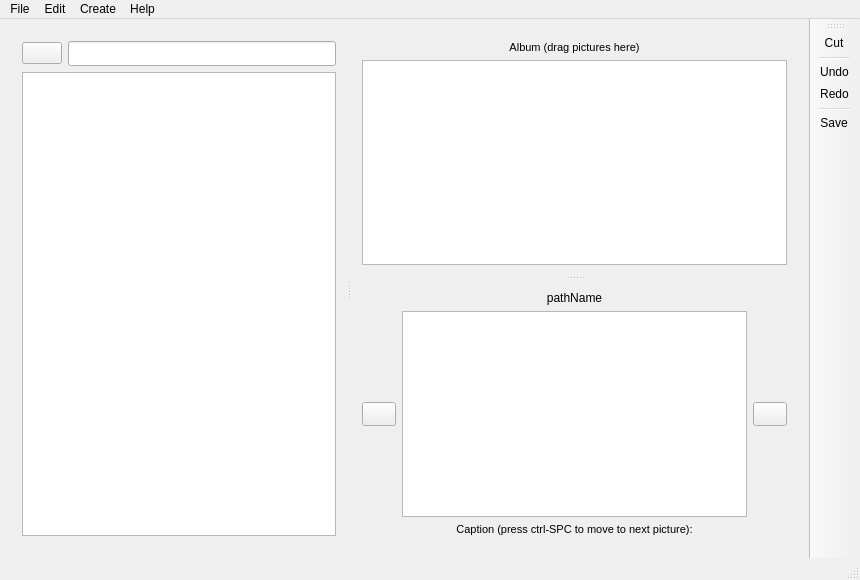
<?xml version="1.0" encoding="UTF-8"?>
<ui version="4.0">
 <class>AlbumCreator</class>
 <widget class="QMainWindow" name="AlbumCreator">
  <property name="geometry">
   <rect>
    <x>0</x>
    <y>0</y>
    <width>860</width>
    <height>580</height>
   </rect>
  </property>
  <property name="minimumSize">
   <size>
    <width>720</width>
    <height>480</height>
   </size>
  </property>
  <property name="maximumSize">
   <size>
    <width>8192</width>
    <height>8192</height>
   </size>
  </property>
  <property name="windowTitle">
   <string>AlbumCreator</string>
  </property>
  <widget class="QWidget" name="centralWidget">
   <property name="sizePolicy">
    <sizepolicy hsizetype="MinimumExpanding" vsizetype="MinimumExpanding">
     <horstretch>0</horstretch>
     <verstretch>0</verstretch>
    </sizepolicy>
   </property>
   <property name="minimumSize">
    <size>
     <width>640</width>
     <height>400</height>
    </size>
   </property>
   <property name="maximumSize">
    <size>
     <width>8192</width>
     <height>6134</height>
    </size>
   </property>
   <layout class="QHBoxLayout" name="horizontalLayout">
    <item>
     <widget class="QSplitter" name="mainSplitter">
      <property name="orientation">
       <enum>Qt::Horizontal</enum>
      </property>
      <widget class="QWidget" name="layoutWidget1">
       <layout class="QVBoxLayout" name="sourceImagePane">
        <item>
         <layout class="QHBoxLayout" name="pathSelectionPane">
          <item>
           <widget class="QPushButton" name="parentDirButton">
            <property name="minimumSize">
             <size>
              <width>20</width>
              <height>16</height>
             </size>
            </property>
            <property name="toolTip">
             <string extracomment="change to parent directory"/>
            </property>
            <property name="text">
             <string/>
            </property>
            <property name="icon">
             <iconset resource="albumcreator_gui.qrc">
              <normaloff>:/:/images/1uparrow.png</normaloff>:/:/images/1uparrow.png</iconset>
            </property>
           </widget>
          </item>
          <item>
           <widget class="QLineEdit" name="pathField">
            <property name="minimumSize">
             <size>
              <width>40</width>
              <height>25</height>
             </size>
            </property>
           </widget>
          </item>
         </layout>
        </item>
        <item>
         <widget class="FileBrowserListView" name="fileBrowser">
          <property name="minimumSize">
           <size>
            <width>180</width>
            <height>160</height>
           </size>
          </property>
          <property name="acceptDrops">
           <bool>false</bool>
          </property>
          <property name="showDropIndicator" stdset="0">
           <bool>false</bool>
          </property>
          <property name="dragEnabled">
           <bool>true</bool>
          </property>
          <property name="dragDropOverwriteMode">
           <bool>false</bool>
          </property>
          <property name="dragDropMode">
           <enum>QAbstractItemView::DragDrop</enum>
          </property>
          <property name="defaultDropAction">
           <enum>Qt::IgnoreAction</enum>
          </property>
          <property name="selectionMode">
           <enum>QAbstractItemView::ExtendedSelection</enum>
          </property>
          <property name="iconSize">
           <size>
            <width>100</width>
            <height>75</height>
           </size>
          </property>
          <property name="movement">
           <enum>QListView::Snap</enum>
          </property>
          <property name="resizeMode">
           <enum>QListView::Adjust</enum>
          </property>
          <property name="layoutMode">
           <enum>QListView::Batched</enum>
          </property>
          <property name="spacing">
           <number>2</number>
          </property>
          <property name="gridSize">
           <size>
            <width>120</width>
            <height>100</height>
           </size>
          </property>
          <property name="viewMode">
           <enum>QListView::IconMode</enum>
          </property>
          <property name="uniformItemSizes">
           <bool>true</bool>
          </property>
         </widget>
        </item>
       </layout>
      </widget>
      <widget class="QSplitter" name="destImagePane">
       <property name="orientation">
        <enum>Qt::Vertical</enum>
       </property>
       <widget class="QWidget" name="layoutWidget2">
        <layout class="QVBoxLayout" name="albumBlock">
         <item>
          <widget class="QLabel" name="albumLabel">
           <property name="minimumSize">
            <size>
             <width>200</width>
             <height>12</height>
            </size>
           </property>
           <property name="font">
            <font>
             <pointsize>8</pointsize>
            </font>
           </property>
           <property name="text">
            <string>Album (drag pictures here)</string>
           </property>
           <property name="alignment">
            <set>Qt::AlignCenter</set>
           </property>
          </widget>
         </item>
         <item>
          <widget class="AlbumView" name="albumView">
           <property name="acceptDrops">
            <bool>true</bool>
           </property>
           <property name="dragDropMode">
            <enum>QAbstractItemView::DragDrop</enum>
           </property>
           <property name="defaultDropAction">
            <enum>Qt::MoveAction</enum>
           </property>
           <property name="selectionMode">
            <enum>QAbstractItemView::ExtendedSelection</enum>
           </property>
           <property name="iconSize">
            <size>
             <width>160</width>
             <height>160</height>
            </size>
           </property>
           <property name="movement">
            <enum>QListView::Snap</enum>
           </property>
           <property name="resizeMode">
            <enum>QListView::Adjust</enum>
           </property>
           <property name="layoutMode">
            <enum>QListView::Batched</enum>
           </property>
           <property name="gridSize">
            <size>
             <width>180</width>
             <height>180</height>
            </size>
           </property>
           <property name="viewMode">
            <enum>QListView::IconMode</enum>
           </property>
          </widget>
         </item>
        </layout>
       </widget>
       <widget class="QWidget" name="layoutWidget3">
        <layout class="QVBoxLayout" name="captionBlock" stretch="1,3,0">
         <item>
          <widget class="QLabel" name="originalPath">
           <property name="sizePolicy">
            <sizepolicy hsizetype="Expanding" vsizetype="Fixed">
             <horstretch>0</horstretch>
             <verstretch>0</verstretch>
            </sizepolicy>
           </property>
           <property name="minimumSize">
            <size>
             <width>80</width>
             <height>12</height>
            </size>
           </property>
           <property name="text">
            <string>pathName</string>
           </property>
           <property name="textFormat">
            <enum>Qt::PlainText</enum>
           </property>
           <property name="alignment">
            <set>Qt::AlignCenter</set>
           </property>
          </widget>
         </item>
         <item>
          <layout class="QHBoxLayout" name="captionWidgets" stretch="1,10,1">
           <item>
            <widget class="QPushButton" name="back">
             <property name="minimumSize">
              <size>
               <width>24</width>
               <height>24</height>
              </size>
             </property>
             <property name="text">
              <string/>
             </property>
             <property name="icon">
              <iconset resource="albumcreator_gui.qrc">
               <normaloff>:/:/images/1leftarrow.png</normaloff>:/:/images/1leftarrow.png</iconset>
             </property>
             <property name="shortcut">
              <string>Ctrl+Left</string>
             </property>
             <property name="flat">
              <bool>false</bool>
             </property>
            </widget>
           </item>
           <item>
            <widget class="QPlainTextEdit" name="captionEdit">
             <property name="sizePolicy">
              <sizepolicy hsizetype="Preferred" vsizetype="Expanding">
               <horstretch>0</horstretch>
               <verstretch>0</verstretch>
              </sizepolicy>
             </property>
             <property name="minimumSize">
              <size>
               <width>120</width>
               <height>48</height>
              </size>
             </property>
             <property name="baseSize">
              <size>
               <width>0</width>
               <height>48</height>
              </size>
             </property>
            </widget>
           </item>
           <item>
            <widget class="QPushButton" name="forward">
             <property name="minimumSize">
              <size>
               <width>24</width>
               <height>24</height>
              </size>
             </property>
             <property name="icon">
              <iconset resource="albumcreator_gui.qrc">
               <normaloff>:/:/images/1rightarrow.png</normaloff>:/:/images/1rightarrow.png</iconset>
             </property>
             <property name="shortcut">
              <string>Ctrl+Space</string>
             </property>
            </widget>
           </item>
          </layout>
         </item>
         <item>
          <widget class="QLabel" name="cpationLabel">
           <property name="sizePolicy">
            <sizepolicy hsizetype="Expanding" vsizetype="Fixed">
             <horstretch>0</horstretch>
             <verstretch>0</verstretch>
            </sizepolicy>
           </property>
           <property name="minimumSize">
            <size>
             <width>200</width>
             <height>12</height>
            </size>
           </property>
           <property name="font">
            <font>
             <pointsize>8</pointsize>
             <underline>false</underline>
             <kerning>false</kerning>
            </font>
           </property>
           <property name="text">
            <string>Caption (press ctrl-SPC to move to next picture):</string>
           </property>
           <property name="alignment">
            <set>Qt::AlignCenter</set>
           </property>
          </widget>
         </item>
        </layout>
       </widget>
      </widget>
     </widget>
    </item>
   </layout>
  </widget>
  <widget class="QMenuBar" name="menuBar">
   <property name="geometry">
    <rect>
     <x>0</x>
     <y>0</y>
     <width>860</width>
     <height>22</height>
    </rect>
   </property>
   <widget class="QMenu" name="menuFile">
    <property name="title">
     <string>File</string>
    </property>
    <widget class="QMenu" name="menuRecently_edited">
     <property name="title">
      <string>Recently edited</string>
     </property>
     <addaction name="separator"/>
    </widget>
    <addaction name="actionNew"/>
    <addaction name="actionOpen"/>
    <addaction name="menuRecently_edited"/>
    <addaction name="separator"/>
    <addaction name="actionSave"/>
    <addaction name="actionSave_As"/>
    <addaction name="separator"/>
    <addaction name="actionImport"/>
    <addaction name="actionExport"/>
    <addaction name="separator"/>
    <addaction name="actionExit"/>
   </widget>
   <widget class="QMenu" name="menuEdit">
    <property name="title">
     <string>Edit</string>
    </property>
    <addaction name="actionUndo"/>
    <addaction name="actionRedo"/>
    <addaction name="separator"/>
    <addaction name="actionCuttingTool"/>
    <addaction name="actionCopy"/>
    <addaction name="actionPaste"/>
    <addaction name="actionDelete"/>
   </widget>
   <widget class="QMenu" name="menuHelp">
    <property name="title">
     <string>Help</string>
    </property>
    <addaction name="actionAbout"/>
   </widget>
   <widget class="QMenu" name="menuCreate">
    <property name="title">
     <string>Create</string>
    </property>
    <addaction name="actionCreate_Web_Slideshow"/>
   </widget>
   <addaction name="menuFile"/>
   <addaction name="menuEdit"/>
   <addaction name="menuCreate"/>
   <addaction name="menuHelp"/>
  </widget>
  <widget class="QToolBar" name="mainToolBar">
   <property name="mouseTracking">
    <bool>false</bool>
   </property>
   <attribute name="toolBarArea">
    <enum>RightToolBarArea</enum>
   </attribute>
   <attribute name="toolBarBreak">
    <bool>false</bool>
   </attribute>
   <addaction name="actionCuttingTool"/>
   <addaction name="separator"/>
   <addaction name="actionUndo"/>
   <addaction name="actionRedo"/>
   <addaction name="separator"/>
   <addaction name="actionSave"/>
  </widget>
  <widget class="QStatusBar" name="statusBar"/>
  <action name="actionNew">
   <property name="icon">
    <iconset resource="albumcreator_gui.qrc">
     <normaloff>:/:/images/filenew.png</normaloff>:/:/images/filenew.png</iconset>
   </property>
   <property name="text">
    <string>New...</string>
   </property>
  </action>
  <action name="actionOpen">
   <property name="icon">
    <iconset resource="albumcreator_gui.qrc">
     <normaloff>:/:/images/fileopen.png</normaloff>:/:/images/fileopen.png</iconset>
   </property>
   <property name="text">
    <string>Open...</string>
   </property>
  </action>
  <action name="actionSave">
   <property name="icon">
    <iconset resource="albumcreator_gui.qrc">
     <normaloff>:/:/images/filesave.png</normaloff>:/:/images/filesave.png</iconset>
   </property>
   <property name="text">
    <string>Save</string>
   </property>
  </action>
  <action name="actionSave_As">
   <property name="text">
    <string>Save As...</string>
   </property>
  </action>
  <action name="actionImport">
   <property name="text">
    <string>Import...</string>
   </property>
  </action>
  <action name="actionExport">
   <property name="text">
    <string>Export...</string>
   </property>
  </action>
  <action name="actionExit">
   <property name="icon">
    <iconset resource="albumcreator_gui.qrc">
     <normaloff>:/:/images/exit.png</normaloff>:/:/images/exit.png</iconset>
   </property>
   <property name="text">
    <string>Exit</string>
   </property>
  </action>
  <action name="actionUndo">
   <property name="icon">
    <iconset resource="albumcreator_gui.qrc">
     <normaloff>:/:/images/editundo.png</normaloff>:/:/images/editundo.png</iconset>
   </property>
   <property name="text">
    <string>Undo</string>
   </property>
  </action>
  <action name="actionRedo">
   <property name="icon">
    <iconset resource="albumcreator_gui.qrc">
     <normaloff>:/:/images/editredo.png</normaloff>:/:/images/editredo.png</iconset>
   </property>
   <property name="text">
    <string>Redo</string>
   </property>
  </action>
  <action name="actionCopy">
   <property name="icon">
    <iconset resource="albumcreator_gui.qrc">
     <normaloff>:/:/images/editcopy.png</normaloff>:/:/images/editcopy.png</iconset>
   </property>
   <property name="text">
    <string>Copy</string>
   </property>
  </action>
  <action name="actionCuttingTool">
   <property name="icon">
    <iconset resource="albumcreator_gui.qrc">
     <normaloff>:/:/images/editcut.png</normaloff>:/:/images/editcut.png</iconset>
   </property>
   <property name="text">
    <string>Cut</string>
   </property>
  </action>
  <action name="actionPaste">
   <property name="icon">
    <iconset resource="albumcreator_gui.qrc">
     <normaloff>:/:/images/editpaste.png</normaloff>:/:/images/editpaste.png</iconset>
   </property>
   <property name="text">
    <string>Paste</string>
   </property>
  </action>
  <action name="actionDelete">
   <property name="text">
    <string>Delete</string>
   </property>
  </action>
  <action name="actionAbout">
   <property name="text">
    <string>About AlbumCreator...</string>
   </property>
  </action>
  <action name="actionCreate_Web_Slideshow">
   <property name="text">
    <string>Create Web Slideshow...</string>
   </property>
  </action>
  <action name="actionActionCuttingTool">
   <property name="checkable">
    <bool>true</bool>
   </property>
   <property name="icon">
    <iconset resource="albumcreator_gui.qrc">
     <normaloff>:/:/images/editcut.png</normaloff>:/:/images/editcut.png</iconset>
   </property>
   <property name="text">
    <string>actionCuttingTool</string>
   </property>
   <property name="toolTip">
    <string>Cut off margins or cut out a detail.</string>
   </property>
   <property name="shortcut">
    <string>Ctrl+D</string>
   </property>
  </action>
 </widget>
 <layoutdefault spacing="6" margin="11"/>
 <customwidgets>
  <customwidget>
   <class>FileBrowserListView</class>
   <extends>QListView</extends>
   <header location="global">filebrowserlistview.h</header>
  </customwidget>
  <customwidget>
   <class>AlbumView</class>
   <extends>QListView</extends>
   <header location="global">albumview.h</header>
  </customwidget>
 </customwidgets>
 <resources>
  <include location="albumcreator_gui.qrc"/>
 </resources>
 <connections/>
</ui>
